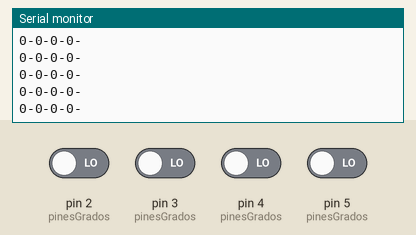
The sketch below on a simulated Arduino Uno, built with avr-gcc and run on an emulated ATmega328P. Shown: the last lines printed to the serial monitor. The inputs (shaded band) are chosen by the test bench; at power-on: pin 2 (pinesGrados), pin 3 (pinesGrados), pin 4 (pinesGrados), pin 5 (pinesGrados) LOW.

Above: at 1.2 s.
1.3 s: pin 2 (pinesGrados) driven HIGH
At 2.3 s:
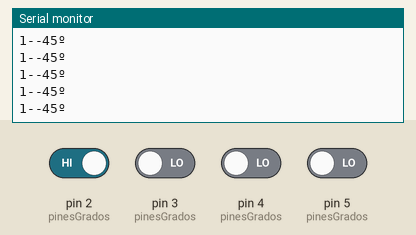
3.2 s: pin 2 (pinesGrados) driven LOW
4.7 s: pin 3 (pinesGrados) driven HIGH
At 5.2 s:
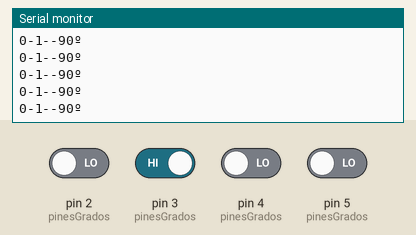

The sketch:

ejercicio_3.ino
```cpp
#include <Servo.h>

class SensorMovimiento
{
private:
    int pin;

public:
    SensorMovimiento() {}
    SensorMovimiento(int p)
    {
        pin = p;
        pinMode(pin, INPUT);
    }

    bool hayMovimiento()
    {
        return digitalRead(pin);
    }
};

class ServoMotor
{
private:
    int pin;
    Servo camServo;

public:
    ServoMotor() {}
    ServoMotor(int p)
    {
        pin = p;
        camServo.attach(pin);
    }

    void girar(int grados)
    {
        camServo.write(grados);
    }
};

class PinGrados
{
private:
    int pin;
    int grados;

public:
    PinGrados() {}
    PinGrados(int p, int g)
    {
        pin = p;
        grados = g;
    }

    int getPin()
    {
        return pin;
    }

    int getGrados()
    {
        return grados;
    }

    void setGrados(int g)
    {
        grados = g;
    }
    void setPin(int p)
    {
        pin = p;
    }
};

PinGrados pinesGrados[4] = {
    PinGrados(2, 45),
    PinGrados(3, 90),
    PinGrados(4, 135),
    PinGrados(5, 180)};


const int sensor_pines_length = sizeof(pinesGrados) / sizeof(PinGrados);
SensorMovimiento sensores[sensor_pines_length];
ServoMotor servoMotor;

void setup()
{
    Serial.begin(9600);
    for (int x = 0; x < sensor_pines_length; x++)
    {
        sensores[x] = SensorMovimiento(pinesGrados[x].getPin());
    }

    servoMotor=ServoMotor(6);
    servoMotor.girar(20);
}

void loop()
{
    for (int x = 0; x < sensor_pines_length; x++)
    {
        bool currentSensor = sensores[x].hayMovimiento();
        int currentGrados=pinesGrados[x].getGrados();
        Serial.print(currentSensor);
        Serial.print("-");
        if (currentSensor)
        {
          Serial.print("-");
          Serial.print(currentGrados);
          Serial.print("º");
            servoMotor.girar(currentGrados);
            break;
        }
    }
    Serial.println("");
}
```

Measured:
- after the input at 1.3 s, the serial monitor: prints a new line after 0.07 s (image 1)
- after the input at 4.7 s, the serial monitor: prints a new line after 0.07 s (image 2)
